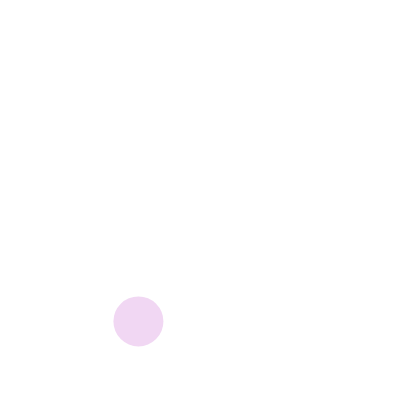
Frame 1 (no input)
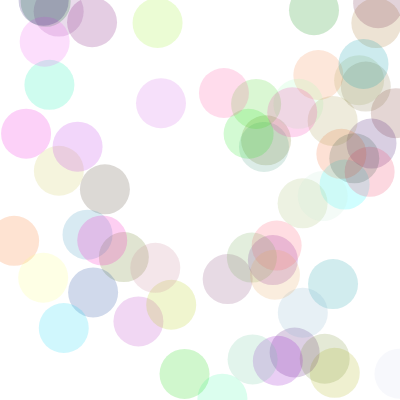
Frame 60 (no input)
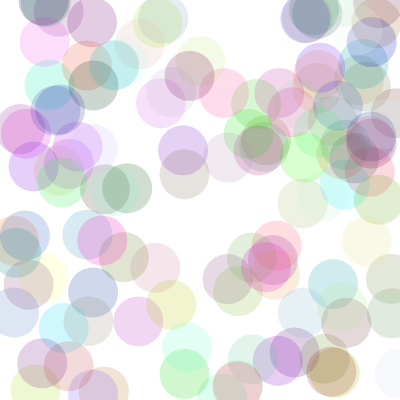
Frame 120 (the mouse pressed at the canvas centre since frame 60)

The p5.js sketch that drew these frames (run headless with seeded random() and noise() and a simulated clock; from frame 60 on, the mouse is pressed at the canvas centre):

// p5.js sketch
// ── sketch.js
var x;
var y;
var d=50;

function setup() {
  createCanvas(400,400);

  noStroke();
}

function draw() {
  fill (random(255),random(255), random(255), 50);

  x=random(0,400);
  y=random(0,400);

  ellipse(x,y,d,d);
}
